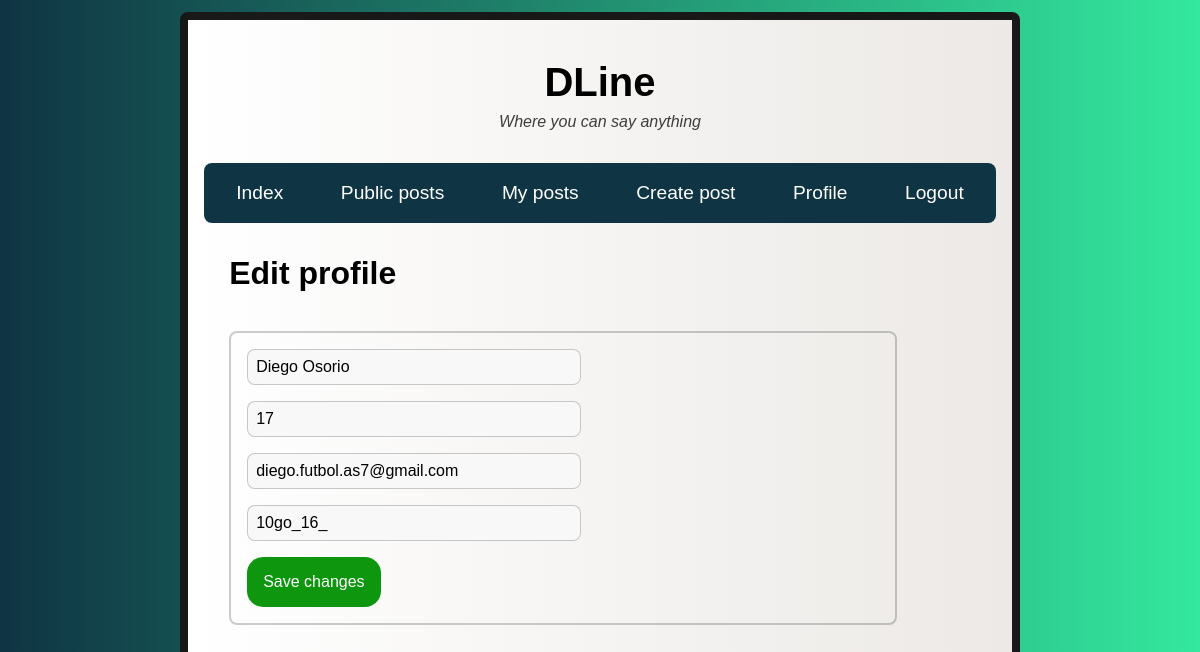
The app's page /auth/session-started/edit-profile/1 (signed in) with its own data.
### models.py (models this page shows)
class User(db.Model):
    id = db.Column(db.Integer, primary_key=True)
    name = db.Column(db.String(15), nullable=False)
    age = db.Column(db.Integer, nullable=False)
    email = db.Column(db.String(45), nullable=False, unique=True)
    username = db.Column(db.String(30), nullable=False, unique=True)
    password = db.Column(db.String(256), nullable=False)
    created_at = db.Column(db.String(50), nullable=False)

### app.py (the view, shortened to what this page needs)
@app.route('/auth/session-started/edit-profile/<int:id>', methods=['GET', 'POST'])
def edit_profile(id):
    if user_in_session():
        error = None
        update_user = User.query.filter_by(id=int(id)).first()
        token = TokenUser()
        return render_template('auth/session-started/edit_profile.html', token=token, user=update_user, error=error)
    else:
        abort(404)

### forms.py
class TokenUser(FlaskForm):
    pass

### app.py (called while the page is built)
def user_in_session():
    if 'username' in session and 'password' in session and 'id' in session:
        return True
    else:
        return False

### templates/auth/session-started/edit_profile.html (shortened to what this page needs)
{% extends 'layout.html' %}
{% block content %}
    <h2 class="title-page">{% block title %}Edit profile{% endblock %}</h2>
    <form class="form" method="POST">
        <input id="name" maxlength="15" minlength="4" name="name" placeholder="Name" required type="text" value="{{ user.name }}" autofocus>
        <input id="age" max="100" min="12" name="age" placeholder="Age" required type="number" value="{{ user.age }}">
        <input id="email" maxlength="45" minlength="12" name="email" placeholder="Email" required type="email" value="{{ user.email }}">
        <input id="username" maxlength="30" minlength="4" name="username" placeholder="Username" required type="text" value="{{ user.username }}">
        <input class="button" type="submit" value="Save changes">
    </form>
{% endblock %}

### static/css/styles.css (style rules this page uses)
body { margin: 0; padding: 0; border: 0; background: #34e89e; background: -webkit-linear-gradient(to right, #0f3443, #34e89e); background: linear-gradient(to right, #0f3443, #34e89e); font-family: 'Lucida Sans', 'Lucida Sans Regular', 'Lucida Grande', 'Lucida Sans Unicode', Geneva, Verdana, sans-serif; }
.title-page { font-size: 2em; margin-top: 1em; margin-bottom: 1.2em; }
.form { padding: 1em; border: 2px solid rgba(0,0,0,0.2); border-radius: 0.5em; margin-bottom: 1em; margin-right: 10%; }
textarea, input[type='text'], input[type='number'], input[type='email'], input[type='password'] { display: block; font-family: 'Lucida Sans', 'Lucida Sans Regular', 'Lucida Grande', 'Lucida Sans Unicode', Geneva, Verdana, sans-serif; min-width: 50%; outline: none; border: 1px solid rgba(0,0,0,0.2); margin-bottom: 1em; border-radius: 0.5em; font-size: 1em; padding: 0.5em; background-color: rgb(248, 248, 248); }
.button { border: none; border: 0.5em; padding: 1em 1em 1em 1em; background-color: rgb(14, 151, 14); color: #fff; font-size: 1em; border-radius: 1em; outline: none; cursor: pointer; transition: 0.365s; display: block; margin-top: 1em; }

### records on screen
User: name "Diego Osorio", age "17", email "diego.futbol.as7@gmail.com", username "10go_16_"
